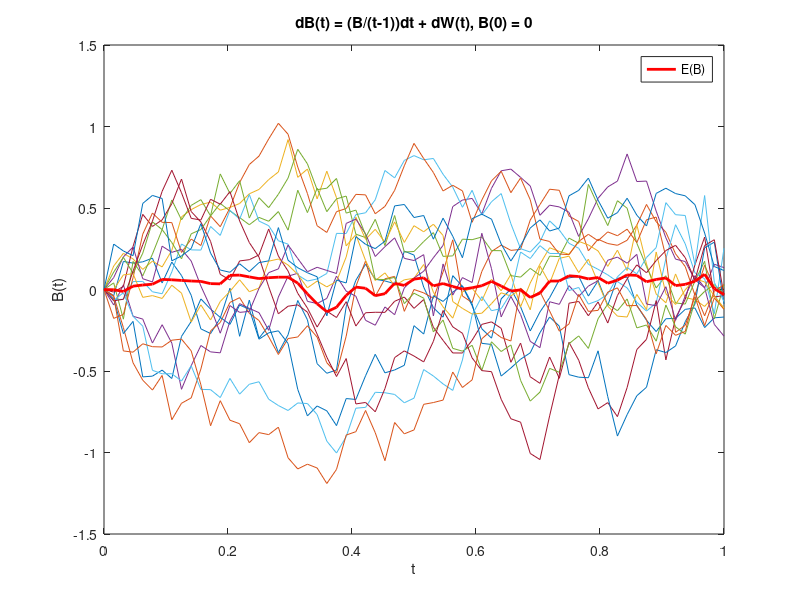

Recreate this plot in MATLAB.
clc;
clear;
Mc=2^4; %monte carlo samples
T = 1;
N = 2^6;
dt = T/N;

Sw = zeros(1,N+1);
f = @(t,B) B/(t-1); % f = inline('t^2 + B^2');
sig = @(t,B) 1; % sig = inline ('t*B');


t=[0:dt:T];
B = zeros(1,N+1);
B(1)=0;

for k = 1:Mc
for n = 1:N
    %dW = sqrt(dt)*randn;
    B(n+1) = B(n) + dt*f(t(n),B(n)) + sig(t(n),B(n))*sqrt(dt)*randn;
    
    Sw(n+1) = Sw(n+1) + B(n+1);
    
end


plot(t,B);
hold on

%plot(t,B);
%S = Sw/Mc;

end
S = Sw./Mc;
S(1) = B(1);
plot(t, S, 'LineWidth', 2, 'color', 'r');
% Create a legend entry only for the line with width 2
legend('Monte Carlo Paths');
lineHandle = findobj('Type', 'line', 'LineWidth', 2);
legend(lineHandle, 'E(B)');
hold off
xlabel('t')
ylabel('B(t)')
title("dB(t) = (B/(t-1))dt + dW(t), B(0) = 0")

